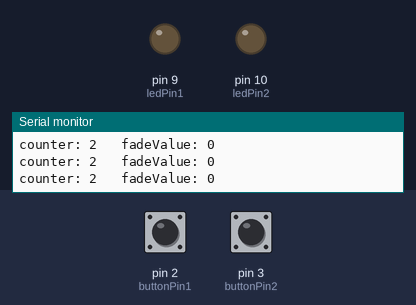
Simulated run of this sketch. Board: Arduino Uno, built with avr-gcc and run on an emulated ATmega328P. On the bench: output pins drawn as LEDs (lit = HIGH), the last lines printed to the serial monitor. The test bench sets the inputs (shaded band); at power-on: pin 3 (buttonPin2) HIGH, pin 2 (buttonPin1) HIGH.

Above: at 1.2 s.
1.3 s: pin 3 (buttonPin2) pulled LOW for 1 s
At 3.4 s:
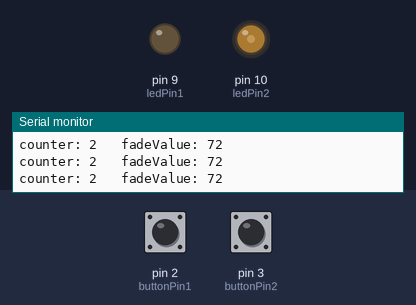
3.8 s: pin 3 (buttonPin2) pulled LOW for 3.2 s
At 4.94 s:
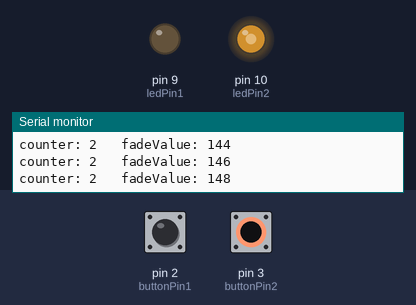
At 7.5 s:
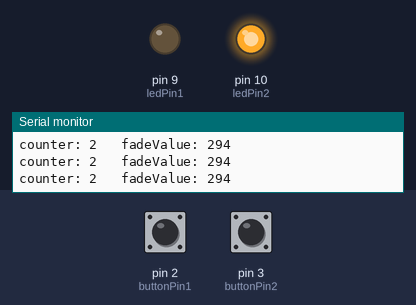
Timing chart, 0 to 9.0 s (numbered marks = the images above; inputs shaded):
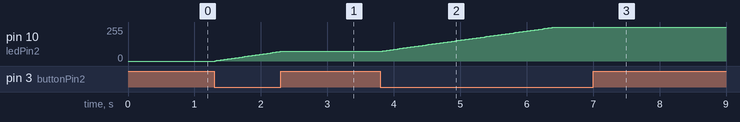

Measured:
- after the input at 1.3 s, pin 10 (ledPin2): moves from 0/255 to 72/255 over 0.98 s, starting at once
- after the input at 3.8 s, pin 10 (ledPin2): moves from 72/255 to 255/255 over 2.6 s, starting at once

The sketch:

zoras_bracelet.ino
```cpp
/*
// code for a bracelet with 2 LEDs and 2 buttons
 // pressing button1 toggles between LED1, LED2, both and none
 // pressing button2 increases brightness of all LEDs
 */


//----------declare variables--------------
const int buttonPin1 = 2;
const int buttonPin2 = 3;
const int ledPin1 =  9;
const int ledPin2 = 10;
int buttonState1 = 0;
int buttonState2 = 0;
int fadeValue = 0;
int counter = 0;
boolean buttonPressed = false;
long lastDebounceTime = 0;
long debounceDelay = 50;
int lastButtonState = LOW;


//----------setup--------------
void setup() {

  pinMode(ledPin1, OUTPUT);
  pinMode(ledPin2, OUTPUT);

  // the following code sets the internal pull-up resistors for the two buttons.
  // this way you don't need to add any external resistors!
  pinMode(buttonPin1, INPUT_PULLUP);
  pinMode(buttonPin2, INPUT_PULLUP);

  Serial.begin(9600);  // begin serial communication
}//end setup


//----------loop--------------
void loop(){

  //////////// CODE FOR BUTTON 1 (toggle) //////////////

  buttonState1 = digitalRead(buttonPin1);

  // use debounce to check that button was pressed properly.
  // if button2 is pressed, look at the time (millis) and remember (=store in variable)
  if (buttonState1 == LOW) {
    lastDebounceTime = millis();
  }

  if ((millis() - lastDebounceTime) > debounceDelay) {
    buttonPressed = true;
  }

  if(buttonPressed == false){
    counter += 1;
  }


  //////////// CODE FOR BUTTON 2 (fade on) //////////////

  buttonState2 = digitalRead(buttonPin2);  // read state of button2

    if (buttonState2 == LOW) {
    fadeValue += 2;  //how fast LED gets brighter
  }

  if (counter == 0) {  // turn ON both LEDs
    analogWrite(ledPin1, fadeValue);
    analogWrite(ledPin2, fadeValue);
  }

  if (counter == 1) {    // only turn on LED1
    analogWrite(ledPin1, fadeValue);
  }

  if (counter == 2) {  // only turn on LED2
    analogWrite(ledPin2, fadeValue);
  }

  if(counter >= 3) {  // turn OFF both LEDs
    counter = 0;  // reset counter
    analogWrite(ledPin1, 0);
    analogWrite(ledPin2, 0);
  }

  lastButtonState = buttonState2;  //remember last button state


  //////////// PRINT: //////////////
  // for debugging, print the counter value and fadevalue:
  Serial.print("counter: ");
  Serial.print(counter);
  Serial.print("\t fadeValue: ");
  Serial.println(fadeValue);

}//end loop
```
